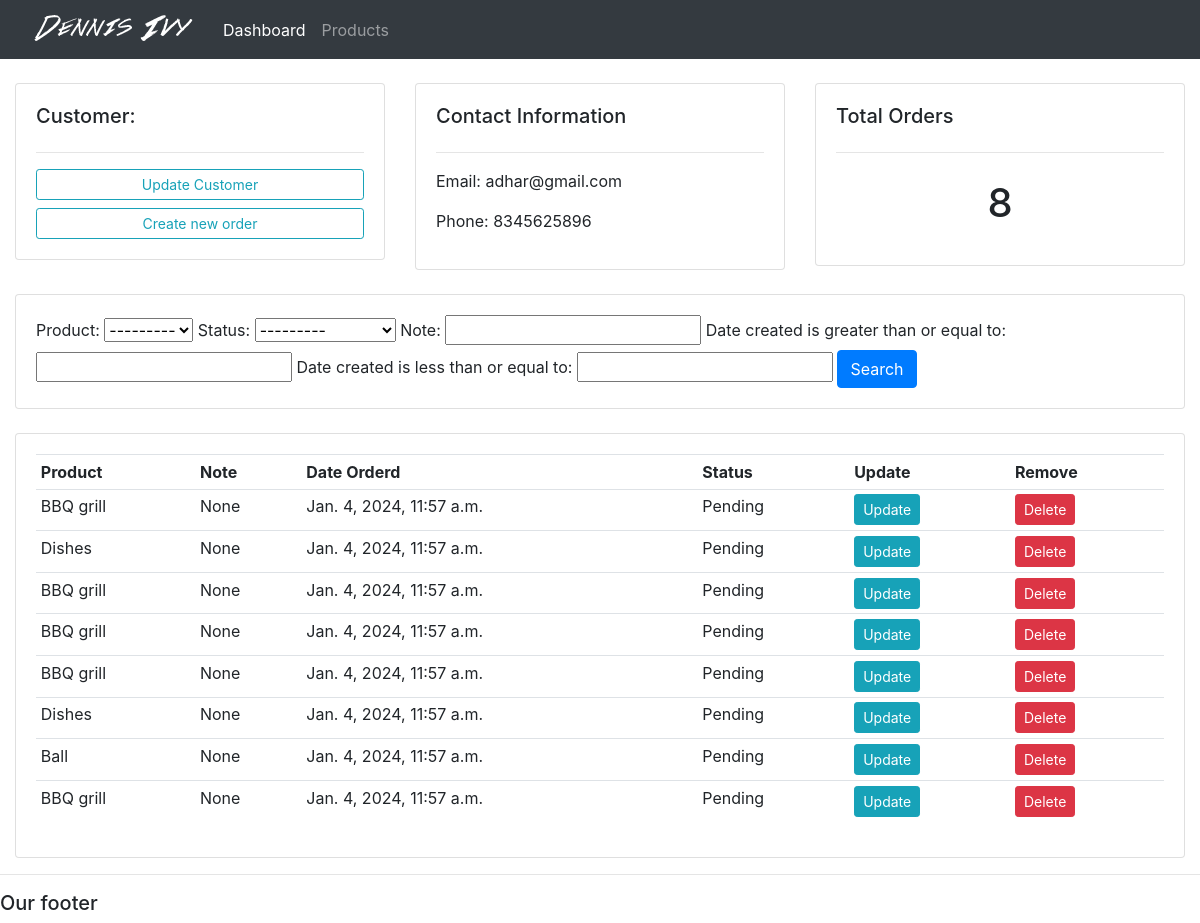
Screenshot of /customers/1/ with the database file from the repository.
### accounts/models.py (models this page shows, shortened)
class Customer(models.Model):
    name = models.CharField(max_length=200, null = True)
    phone = models.CharField(max_length=10, null = True)
    email = models.EmailField(max_length=200, null = True)
    date_created = models.DateTimeField(auto_now_add=True, null = True)

class Order(models.Model):
    STATUS = (
        ('Pending', 'Pending'),
              ('Out for Delivery', 'Out for Delivery'),
              ('Delivered', 'Delivered'))
    customer = models.ForeignKey(Customer, null = True, on_delete = models.SET_NULL)
    product = models.ForeignKey(Product, null = True, on_delete = models.SET_NULL)
    date_created = models.DateTimeField(auto_now=True, null = True)
    status = models.CharField(max_length=100, null = True, choices = STATUS)
    note = models.CharField(max_length=1000, null = True)

class Product(models.Model):
    CATEGORY = (
        ('Indoor', 'Indoor'),
              ('Outdoor', 'Outdoor'),
              )
    name = models.CharField(max_length=200, null = True)
    price = models.FloatField(null = True)
    category = models.CharField(max_length=200, null = True, choices = CATEGORY)
    description = models.TextField(max_length=400, null = True)
    date_created = models.DateTimeField(auto_now_add=True, null = True)
    tags = models.ManyToManyField(Tag)
    def __str__(self):
        return self.name

### accounts/views.py (the view)
# urls.py: path('customers/<str:pk>/', views.customers, name = 'customers'),
def customers(request, pk):
    customer = Customer.objects.get(id = pk)
    orders = customer.order_set.all()
    total_orders = orders.count()
    myfilter = OrderFilter(request.GET, queryset=orders)
    orders = myfilter.qs
    context = {'customer': customer, 'orders':orders, 'total_orders':total_orders, 'myfilter':myfilter}
    return render(request, 'accounts/customers.html', context)

### accounts/templates/accounts/customers.html
{%  extends 'accounts/main.html' %}
{% block content %}
	<br>
<div class="row">
	<div class="col-md">
		<div class="card card-body">
			<h5>Customer:</h5>
			<hr>
			<a class="btn btn-outline-info  btn-sm btn-block" href="">Update Customer</a>
			<a class="btn btn-outline-info  btn-sm btn-block" href="{% url 'create_order' customer.id %}">Create new order</a>
		</div>
	</div>
	<div class="col-md">
		<div class="card card-body">
			<h5>Contact Information</h5>
			<hr>
			<p>Email: {{customer.email}} </p>
			<p>Phone: {{customer.phone}} </p>
		</div>
	</div>
	<div class="col-md">
		<div class="card card-body">
			<h5>Total Orders</h5>
			<hr>
			<h1 style="text-align: center;padding: 10px">{{total_orders}}</h1>
		</div>
	</div>
</div>
<br>
<div class="row">
	<div class="col">
		<div class="card card-body">
			<form method="get">
					{{myfilter.form}}
		    <button class="btn btn-primary" type="submit">Search</button>
		  </form>
		</div>
	</div>
</div>
<br>
<div class="row">
	<div class="col-md">
		<div class="card card-body">
			<table class="table table-sm">
				<tr>
					<th>Product</th>
					<th>Note</th>
					<th>Date Orderd</th>
					<th>Status</th>
					<th>Update</th>
					<th>Remove</th>
				</tr>
				{% for order in orders %}
					<tr>
						<td>{{order.product.name}}</td>
						<td>{{order.note}}</td>
						<td>{{order.date_created}}</td>
						<td>{{order.status}}</td>
						<td><a class = "btn btn-sm btn-info"href="{% url 'update_order' order.id %}">Update</a></td>
						<td><a class="btn btn-sm btn-danger" href="{% url 'delete_order' order.id %}">Delete</a></td>
					</tr>
				{% endfor %}
			</table>
		</div>
	</div>
</div>
{% endblock %}

### rows the page displays
Customer: email "adhar@gmail.com", phone "8345625896"
Order: product.name "BBQ grill", note "None", date_created "Jan. 4, 2024, 11:57 a.m.", status "Pending"
Order: product.name "Dishes", note "None", date_created "Jan. 4, 2024, 11:57 a.m.", status "Pending"
Order: product.name "BBQ grill", note "None", date_created "Jan. 4, 2024, 11:57 a.m.", status "Pending"
Order: product.name "BBQ grill", note "None", date_created "Jan. 4, 2024, 11:57 a.m.", status "Pending"
Order: product.name "BBQ grill", note "None", date_created "Jan. 4, 2024, 11:57 a.m.", status "Pending"
Order: product.name "Dishes", note "None", date_created "Jan. 4, 2024, 11:57 a.m.", status "Pending"
Order: product.name "Ball", note "None", date_created "Jan. 4, 2024, 11:57 a.m.", status "Pending"
Order: product.name "BBQ grill", note "None", date_created "Jan. 4, 2024, 11:57 a.m.", status "Pending"

### other values shown
{{ total_orders }} "8"
